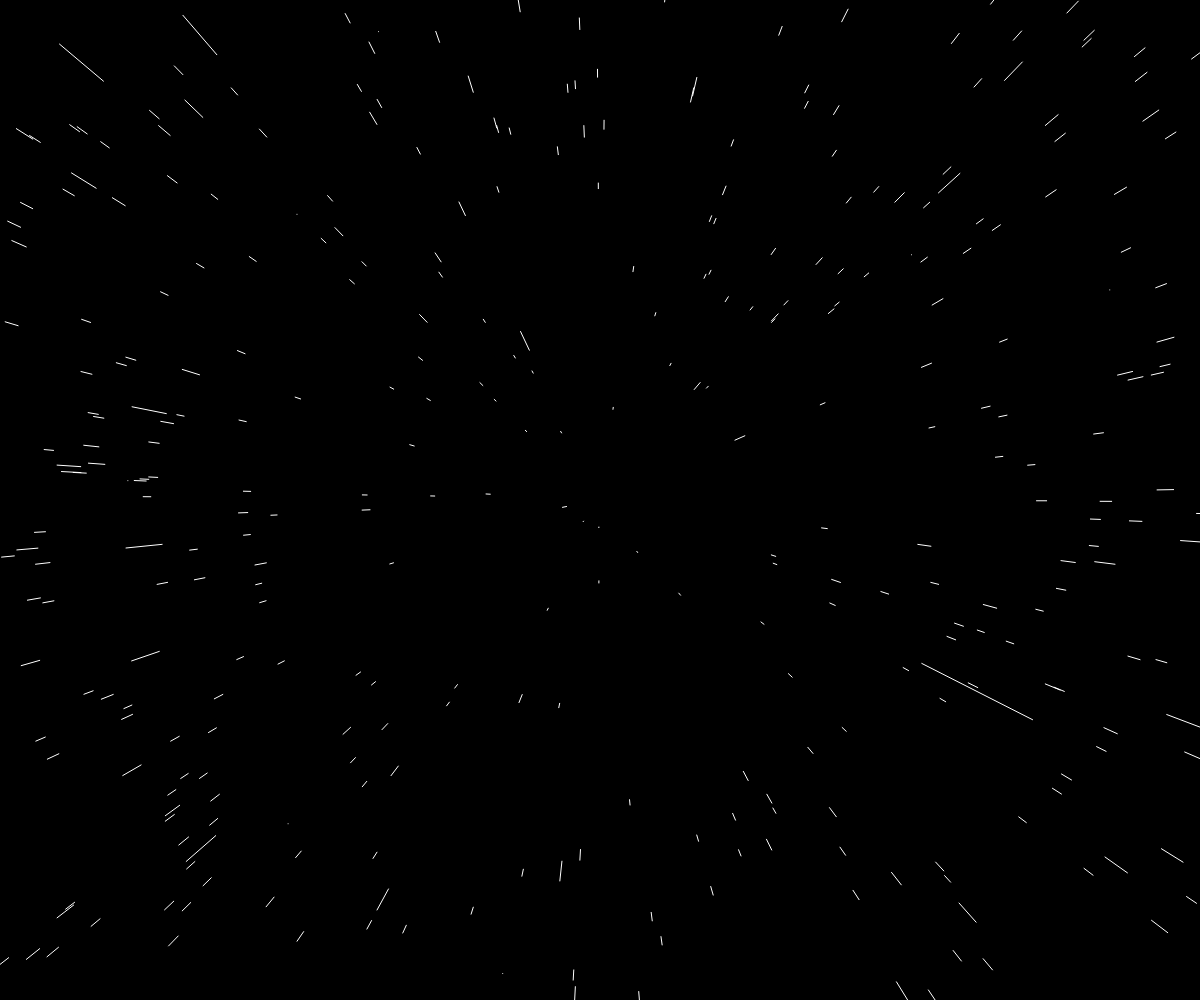
Frame 1 (no input)
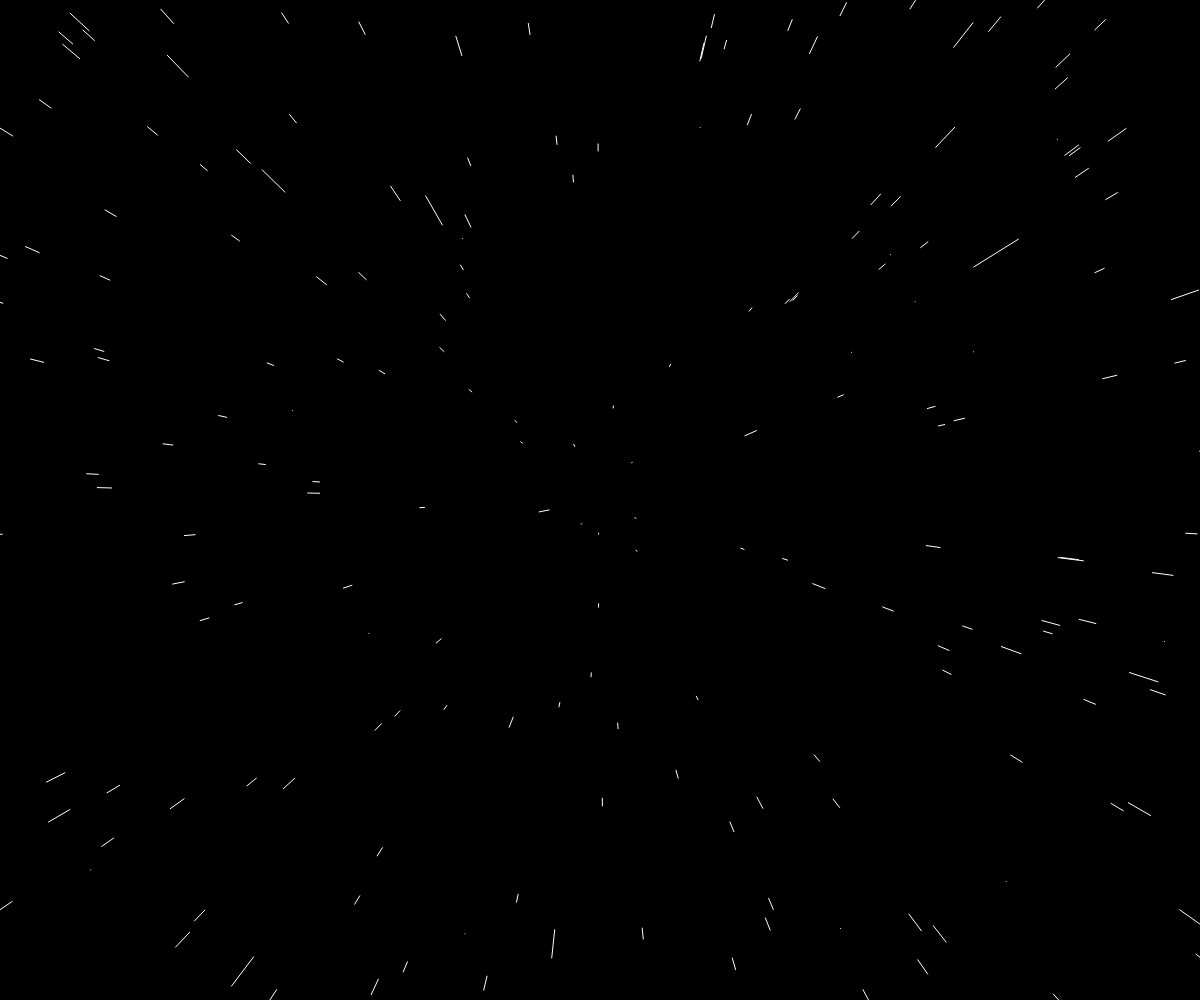
Frame 60 (no input)
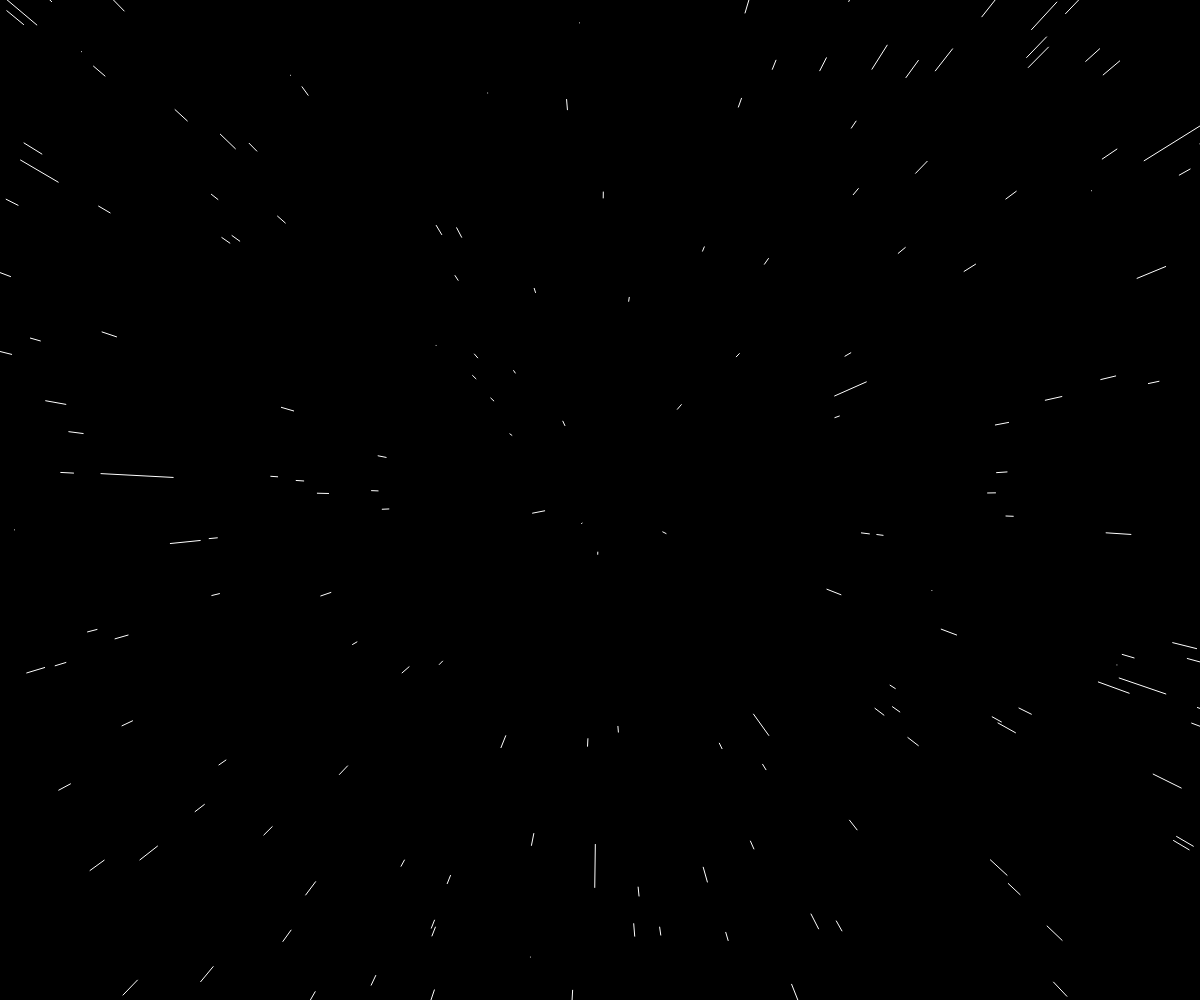
Frame 120 (the mouse pressed at the canvas centre since frame 60)

The p5.js sketch that drew these frames (run headless with seeded random() and noise() and a simulated clock; from frame 60 on, the mouse is pressed at the canvas centre):

// p5.js sketch
// ── sketch.js
var stars = [];
function setup() {
        createCanvas(windowWidth, windowHeight);
        //fullscreen();
        for(var i=0; i<800; i++) {
                var star = new Particle()
                stars.push(star);
        }
}

function draw() {
        background(0);
        translate(width/2,height/2);
        for (var i=0; i<stars.length; i++) {
                stars[i].update();
                stars[i].show();
        }
}



// ── particle.js
class Particle {
        constructor() {
                this.x = random(-width/2,width/2);
                this.y = random(-height/2,height/2);
                this.z = random(width);
                this.pz = this.z;
        }
        show() {
                var sx = map(this.x/this.z, 0, 1, 0, width);
                var sy = map(this.y/this.z, 0, 1, 0, height);
                
                var px = map(this.x/this.pz, 0, 1, 0, width);
                var py = map(this.y/this.pz, 0, 1, 0, height);
                
                stroke(255);
                fill(255);
                var r = floor(map(this.z, 0, width, 4, 0));
                //ellipse(sx,sy, r*2,r*2);
                line(sx,sy,px,py);
        }
        update() {
               this.pz = this.z;
               this.z -= 20; 
               if (this.z < 1) {
                this.z = random(width);
                this.pz = this.z
               }
        }

}
